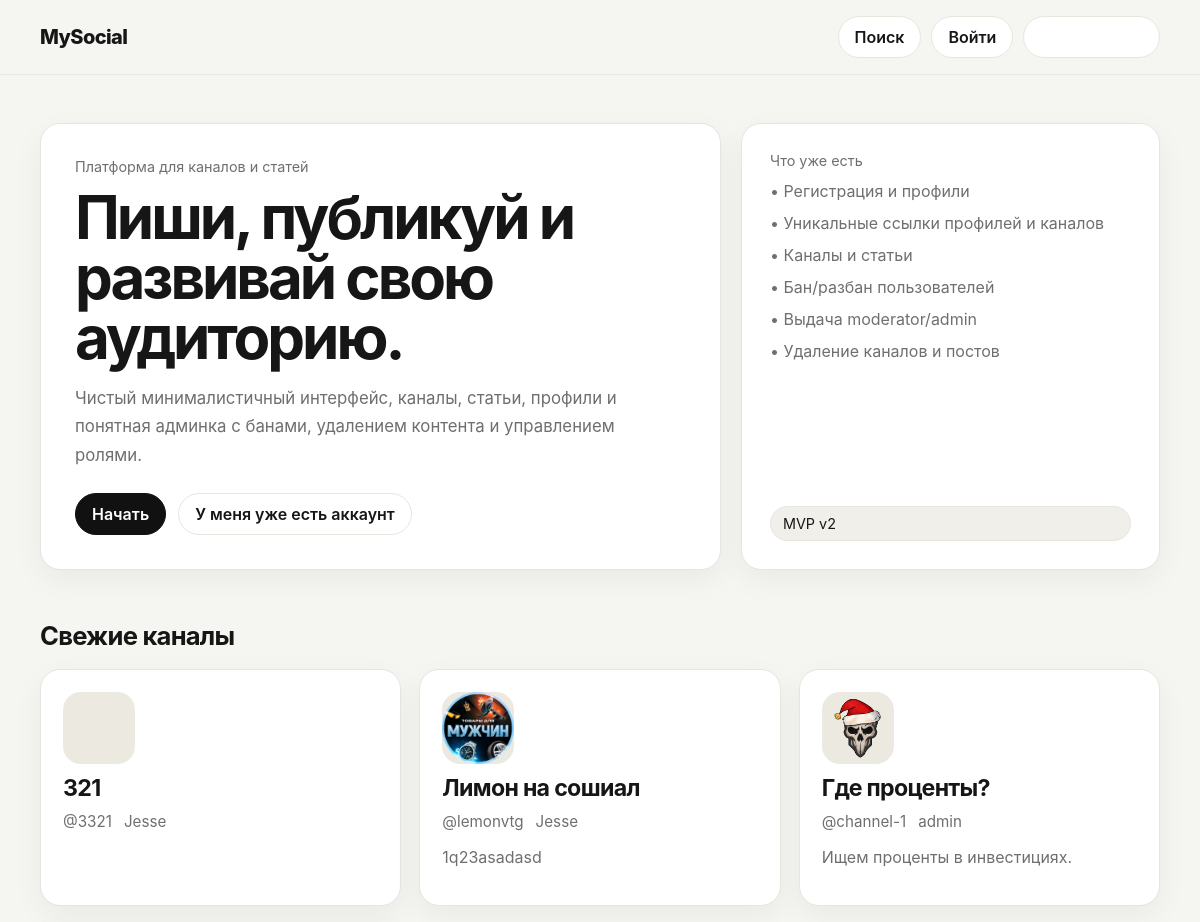
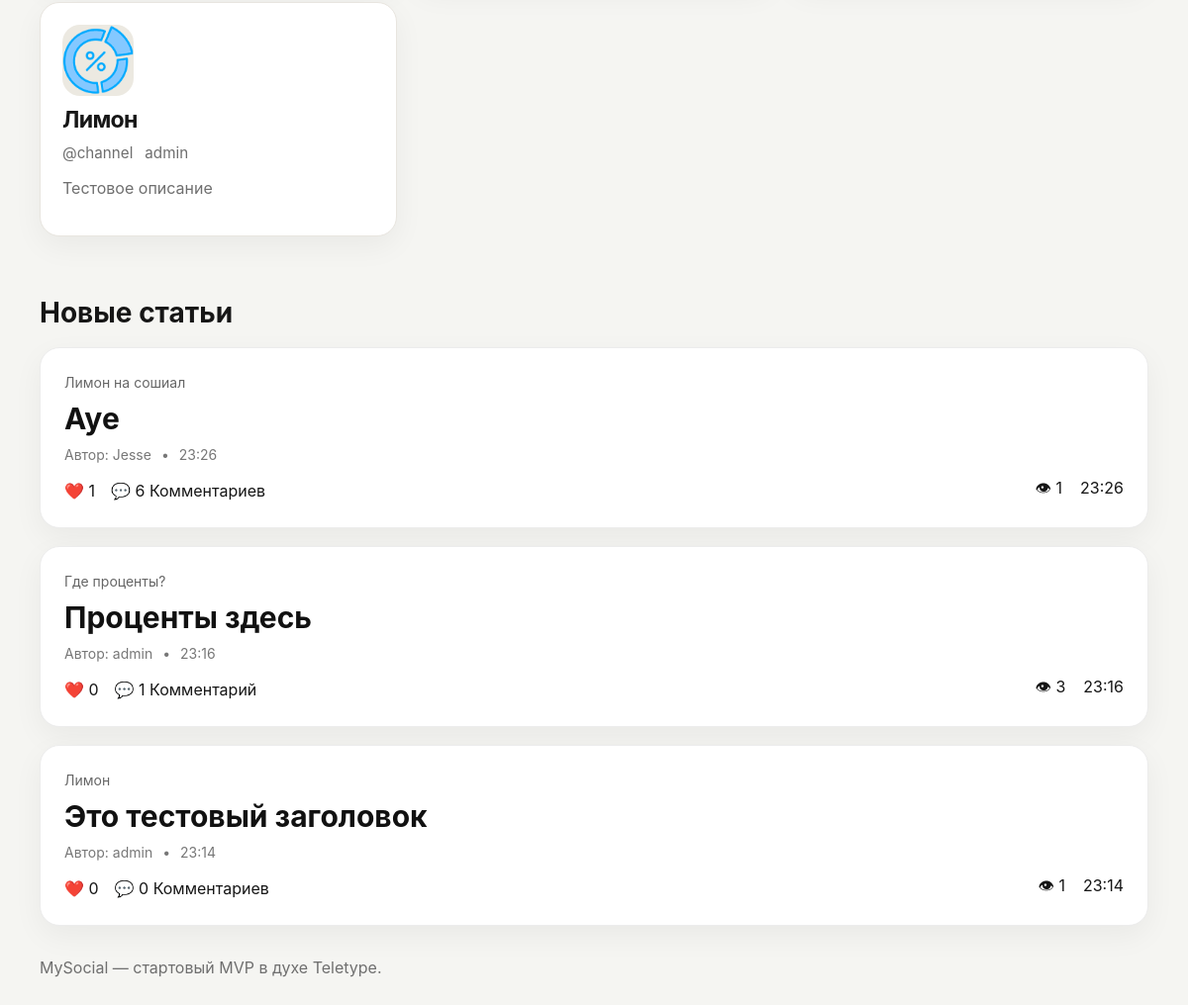
The page / on the database its author committed (2 pictures, top to bottom).
### channels_app/models.py (models this page shows, shortened)
class Channel(models.Model):
    owner = models.ForeignKey(User, on_delete=models.CASCADE, related_name='channels')
    title = models.CharField(max_length=120)
    slug = models.SlugField(max_length=140, unique=True)
    description = models.TextField(blank=True)
    avatar = models.ImageField(upload_to='channel_avatars/', blank=True, null=True)
    created_at = models.DateTimeField(auto_now_add=True)

class Article(models.Model):
    STATUS_CHOICES = (
        ('draft', 'Draft'),
        ('published', 'Published'),
        ('hidden', 'Hidden'),
    )
    channel = models.ForeignKey(Channel, on_delete=models.CASCADE, related_name='articles')
    author = models.ForeignKey(User, on_delete=models.CASCADE, related_name='articles')
    title = models.CharField(max_length=200)
    slug = models.SlugField(max_length=220)
    content = models.TextField()
    cover = models.ImageField(upload_to='article_covers/', blank=True, null=True)
    status = models.CharField(max_length=20, choices=STATUS_CHOICES, default='draft')
    created_at = models.DateTimeField(auto_now_add=True)
    updated_at = models.DateTimeField(auto_now=True)
    class Meta:
        unique_together = ('channel', 'slug')
        ordering = ['-created_at']
    @property
    def views_count(self):
        return self.views.count()
    @property
    def likes_count(self):
        return self.likes.count()
    @property
    def comments_count(self):
        return self.comments.count()

### channels_app/views.py (the view)
# urls.py: path('', home_view, name='home'),
def home_view(request):
    articles = Article.objects.filter(status='published').select_related('channel', 'author')[:20]
    featured_channels = Channel.objects.all().order_by('-created_at')[:6]
    return render(request, 'home.html', {'articles': articles, 'featured_channels': featured_channels})

### templates/home.html (shortened to what this page needs)
{% extends 'base.html' %}
{% block content %}
<section class="hero">
    <div class="hero-grid">
        <div class="card hero-card">
            <div class="eyebrow">Платформа для каналов и статей</div>
            <h1 class="hero-title">Пиши, публикуй и развивай свою аудиторию.</h1>
            <p class="hero-subtitle">
                Чистый минималистичный интерфейс, каналы, статьи, профили и понятная админка с банами,
                удалением контента и управлением ролями.
            </p>
            <div class="actions">
                {% if user.is_authenticated %}
                    <a class="primary-btn" href="/channels/create/">Создать канал</a>
                    <a class="ghost-btn" href="/u/{{ user.profile.slug }}/">Открыть мой профиль</a>
                {% else %}
                    <a class="primary-btn" href="{% url 'register' %}">Начать</a>
                    <a class="ghost-btn" href="{% url 'login' %}">У меня уже есть аккаунт</a>
                {% endif %}
            </div>
        </div>
        <aside class="card side-note">
            <div>
                <div class="eyebrow">Что уже есть</div>
                <ul class="list-clean muted">
                    <li>• Регистрация и профили</li>
                    <li>• Уникальные ссылки профилей и каналов</li>
                    <li>• Каналы и статьи</li>
                    <li>• Бан/разбан пользователей</li>
                    <li>• Выдача moderator/admin</li>
                    <li>• Удаление каналов и постов</li>
                </ul>
            </div>
            <div class="badge">MVP v2</div>
        </aside>
    </div>
</section>
<section class="page">
    <h2 class="section-title">Свежие каналы</h2>
    <div class="grid grid-3">
        {% for channel in featured_channels %}
            <a class="card article-card" href="{% url 'channel_detail' slug=channel.slug %}">
                {% if channel.avatar %}
                    <img class="channel-cover" src="{{ channel.avatar.url }}" alt="">
                {% else %}
                    <div class="channel-cover"></div>
                {% endif %}
                <h3>{{ channel.title }}</h3>
                <div class="meta">
                    <span>@{{ channel.slug }}</span>
                    <span>{{ channel.owner.username }}</span>
                </div>
                <p class="muted">{{ channel.description|truncatechars:110 }}</p>
            </a>
        {% empty %}
            <div class="card article-card empty">Пока нет каналов. Создай первый.</div>
        {% endfor %}
    </div>
</section>
<section>
    <div style="display:flex; align-items:center; justify-content:space-between; margin-bottom:18px;">
        <h2 style="margin:0; font-size:28px;">Новые статьи</h2>
    </div>
    {% if articles %}
        <div style="display:flex; flex-direction:column; gap:18px;">
            {% for article in articles %}
                <article class="card" style="padding:24px; border-radius:20px; background:#fff; border:1px solid #ececec;">
                    <div style="margin-bottom:14px;">
                        <a href="{% url 'channel_detail' slug=article.channel.slug %}"
                           style="display:inline-block; text-decoration:none; font-size:14px; color:#666; margin-bottom:10px;">
                            {{ article.channel.title }}
                        </a>
                        <h3 style="margin:0 0 10px; font-size:30px; line-height:1.2;">
                            <a href="{% url 'article_detail' channel_slug=article.channel.slug article_slug=article.slug %}"
                               style="text-decoration:none; color:#111;">
                                {{ article.title }}
                            </a>
                        </h3>
                        <div style="display:flex; gap:10px; flex-wrap:wrap; font-size:14px; color:#777;">
                            <span>Автор: {{ article.author.username }}</span>
                            <span>•</span>
                            <span>{{ article.created_at|date:"H:i" }}</span>
                        </div>
                    </div>
                  <div style="display:flex; align-items:center;">
						<span style="margin-right:16px;">
							❤️ {{ article.likes_count }}
						</span>
						<span style="margin-right:auto;">
							💬 {{ article.comments_count }}
							{% if article.comments_count == 1 %}
								Комментарий
							{% elif article.comments_count > 1 and article.comments_count < 5 %}
								Комментария
							{% else %}
								Комментариев
							{% endif %}
						</span>
						<span>
							👁 {{ article.views_count }}
							{{ article.created_at|date:"H:i" }}
						</span>
					</div>
                </article>
            {% endfor %}
        </div>
    {% else %}
        <div class="card" style="padding:20px;">
            <p style="margin:0; color:#666;">Пока опубликованных статей нет.</p>
        </div>
    {% endif %}
</section>
{% endblock %}

### templates/base.html (shortened to what this page needs)
<!DOCTYPE html>
<html lang="ru">
<head>
    <link rel="stylesheet" href="/static/css/style.css">
</head>
<body>
    <header class="topbar">
        <div class="container topbar-inner">
            <a class="brand" href="/">MySocial</a>
            <nav class="nav">
                <a href="/explore/">Поиск</a>
                {% if user.is_authenticated %}
                    <a href="/channels/create/">Создать канал</a>
                    <a href="/profile/edit/">Профиль</a>
                    <a href="/u/{{ user.profile.slug }}/">Моя страница</a>
                    {% if user.is_staff %}
                        <a href="/admin/">Админка</a>
                    {% endif %}
                    <form method="post" action="{% url 'logout' %}" style="display:inline;">
                        {% csrf_token %}
                        <button class="ghost-btn" type="submit">Выйти</button>
                    </form>
                {% else %}
                    <a href="{% url 'login' %}">Войти</a>
                    <a class="primary-btn" href="{% url 'register' %}">Регистрация</a>
                {% endif %}
            </nav>
        </div>
    </header>
    <main class="container">
        {% block content %}{% endblock %}
    </main>
    <footer class="container footer">
        MySocial — стартовый MVP в духе Teletype.
    </footer>
</body>
</html>

### static/css/style.css (style rules this page uses)
:root { --bg:#f5f5f2; --panel:#ffffff; --text:#161616; --muted:#6f6f6f; --line:#e8e5df; --accent:#111111; --shadow:0 10px 30px rgba(17,17,17,.05); --radius:20px; }
* { box-sizing:border-box }
html,body { margin:0;padding:0;background:var(--bg);color:var(--text);font-family:Inter, ui-sans-serif, system-ui, -apple-system, Segoe UI, Roboto, Arial, sans-serif }
a { color:inherit;text-decoration:none }
img { max-width:100%;display:block }
.container { width:min(1120px, calc(100% - 32px));margin:0 auto }
.topbar { position:sticky;top:0;z-index:30;background:rgba(245,245,242,.88);backdrop-filter:blur(14px);border-bottom:1px solid rgba(0,0,0,.05) }
.topbar-inner { display:flex;justify-content:space-between;align-items:center;padding:16px 0;gap:20px }
.brand { font-weight:800;letter-spacing:-.03em;font-size:1.25rem }
.nav { display:flex;gap:10px;align-items:center;flex-wrap:wrap }
.nav a,.ghost-btn,.primary-btn,.danger-btn { padding:10px 16px;border-radius:999px;border:1px solid var(--line);background:#fff;font-weight:600;cursor:pointer }
.primary-btn { background:var(--accent);color:#fff;border-color:var(--accent) }
.ghost-btn { background:transparent }
.hero { padding:48px 0 24px }
.hero-grid { display:grid;grid-template-columns:1.3fr .8fr;gap:20px }
.card { background:var(--panel);border:1px solid var(--line);border-radius:var(--radius);box-shadow:var(--shadow) }
.hero-card { padding:34px }
.eyebrow { color:var(--muted);font-size:.9rem;margin-bottom:12px }
.hero-title { font-size:clamp(2rem, 5vw, 4rem);line-height:1;letter-spacing:-.05em;margin:0 0 12px }
.hero-subtitle { font-size:1.05rem;color:var(--muted);line-height:1.7;max-width:58ch }
.actions { display:flex;gap:12px;flex-wrap:wrap;margin-top:24px }
.side-note { padding:28px;display:flex;flex-direction:column;justify-content:space-between }
.muted { color:var(--muted) }
.section-title { font-size:1.6rem;letter-spacing:-.03em;margin:0 0 18px }
.grid { display:grid;gap:18px }
.grid-3 { grid-template-columns:repeat(3,1fr) }
.article-card { padding:22px }
.article-card h3 { font-size:1.45rem;letter-spacing:-.03em;margin:10px 0 }
.meta { display:flex;gap:12px;flex-wrap:wrap;color:var(--muted);font-size:.95rem }
.page { padding:26px 0 60px }
.badge { display:inline-flex;align-items:center;gap:8px;padding:8px 12px;border-radius:999px;background:#f1efea;border:1px solid var(--line);font-size:.9rem }
.list-clean { list-style:none;padding:0;margin:0;display:grid;gap:12px }
.footer { padding:32px 0 40px;color:var(--muted) }
.channel-cover { width:72px;height:72px;border-radius:18px;object-fit:cover;background:#ece9e1 }

### rows shown on the page
Channel: title "321", slug "3321", owner.username "Jesse"
Channel: avatar (picture), title "Лимон на сошиал", slug "lemonvtg", owner.username "Jesse", description "1q23asadasd"
Channel: avatar (picture), title "Где проценты?", slug "channel-1", owner.username "admin", description "Ищем проценты в инвестициях."
Channel: avatar (picture), title "Лимон", slug "channel", owner.username "admin", description "Тестовое описание"
Article: channel "Лимон на сошиал", title "Ауе", author.username "Jesse", created_at "23:26", likes_count "1", comments_count "6", shows "Комментариев", views_count "1"
Article: channel "Где проценты?", title "Проценты здесь", author.username "admin", created_at "23:16", likes_count "0", comments_count "1", shows "Комментарий", views_count "3"
Article: channel "Лимон", title "Это тестовый заголовок", author.username "admin", created_at "23:14", likes_count "0", comments_count "0", shows "Комментариев", views_count "1"
